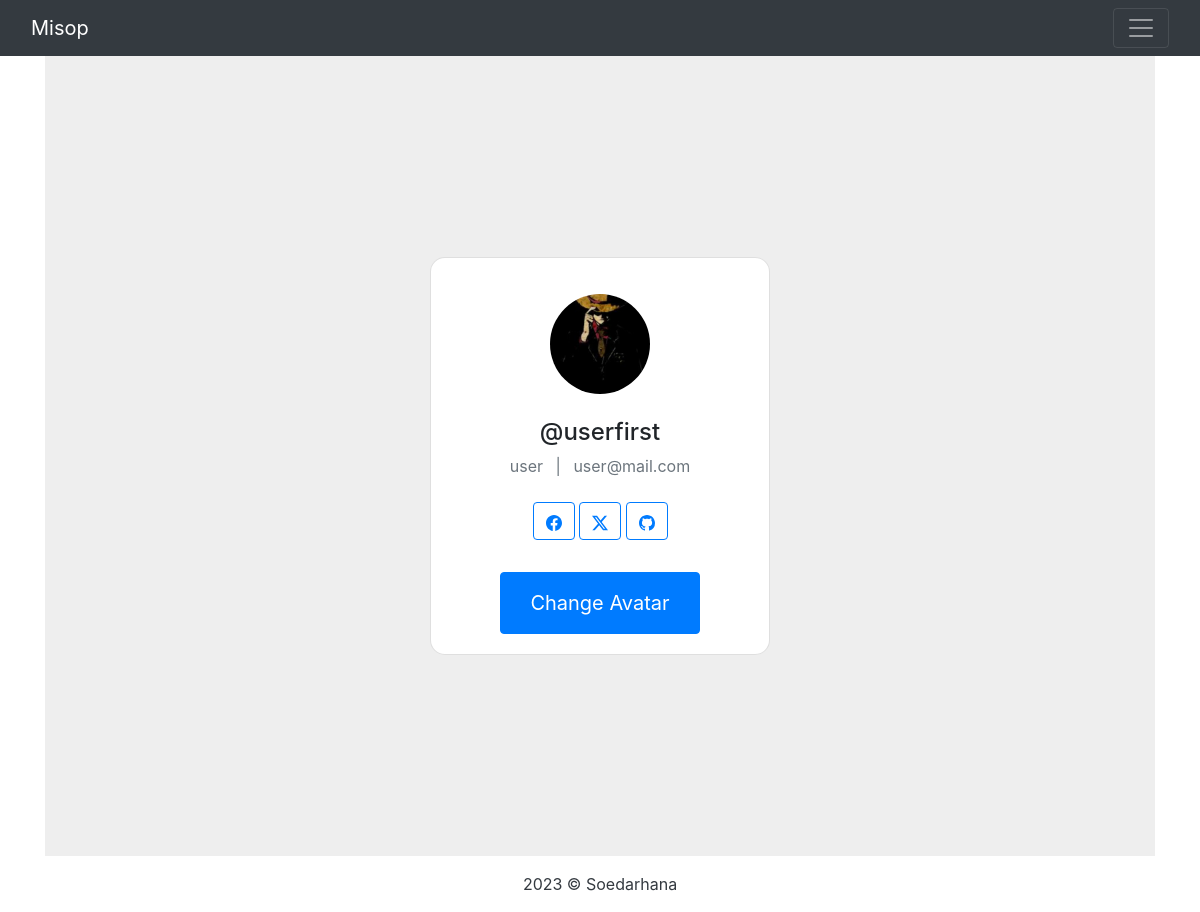
/accounts/profile/3/ (signed in), run on the app's committed database.
### film/models.py (models this page shows, shortened)
class UserProfile(models.Model):
    user = models.OneToOneField(User, on_delete=models.CASCADE)
    username = models.CharField(max_length=100, null=False, blank=True)
    avatar = models.ImageField(default='avatar/avatar.jpg', upload_to='avatar', blank=True)
    email = models.CharField(unique=True, max_length=55, null=True, blank=True)
    first_name = models.CharField(max_length=255)
    last_name = models.CharField(max_length=255)
    facebook_url = models.CharField(max_length=255, blank=True, null=True)
    x_url = models.CharField(max_length=255, blank=True, null=True)
    instagram_url = models.CharField(max_length=255, blank=True, null=True)

### film/views.py (the view)
# urls.py: path('accounts/profile/<int:pk>/', UserProfileView.as_view(), name='profile_view'),
class UserProfileView(DetailView):
    model = UserProfile
    template_name = 'account/profile.html'
    def get_context_data(self, *args, **kwargs):
        users = UserProfile.objects.all()
        context = super(UserProfileView, self).get_context_data(*args, **kwargs)
        page_user = get_object_or_404(UserProfile, id=self.kwargs['pk'])
        context['page_user'] = page_user
        return context

### templates/account/profile.html (shortened to what this page needs)
{% extends 'core/base.html' %}
{% load static %}
{% block content %}
<section class="vh-100" style="background-color: #eee;">
  <div class="container py-5 h-100">
    <div class="row d-flex justify-content-center align-items-center h-100">
      <div class="col-md-12 col-xl-4">
        <div class="card" style="border-radius: 15px;">
          <div class="card-body text-center">
            <div class="mt-3 mb-4">
              <img src="{{ page_user.avatar.url }}"
                class="rounded-circle img-fluid" style="width: 100px;" />
            </div>
            <h4 class="mb-2">@{{ page_user.username }}</h4>
            <p class="text-muted mb-4">{{ page_user.first_name }} <span class="mx-2">|</span> {{ page_user.email }} </p>
            <div class="mb-4 pb-2">
              <button type="button" class="btn btn-outline-primary btn-floating">
              </button>
              <button type="button" class="btn btn-outline-primary btn-floating">
                <svg xmlns="http://www.w3.org/2000/svg" width="16" height="16" fill="currentColor" class="bi bi-twitter-x" viewBox="0 0 16 16">
                  <path d="M12.6.75h2.454l-5.36 6.142L16 15.25h-4.937l-3.867-5.07-4.425 5.07H.316l5.733-6.57L0 .75h5.063l3.495 4.633L12.601.75Zm-.86 13.028h1.36L4.323 2.145H2.865l8.875 11.633Z"/>
                </svg>
              </button>
              <button type="button" class="btn btn-outline-primary btn-floating">
              </button>
            </div>
            <button type="button" class="btn btn-primary btn-rounded"><a href="{% url 'edit_avatar' user.userprofile.id %}" class="btn btn-primary btn-rounded btn-lg">
              Change Avatar
            </a></button>
          </div>
        </div>
      </div>
    </div>
  </div>
</section>
{% endblock %}

### data on the page
UserProfile: avatar (picture), username "userfirst", first_name "user", email "user@mail.com"
